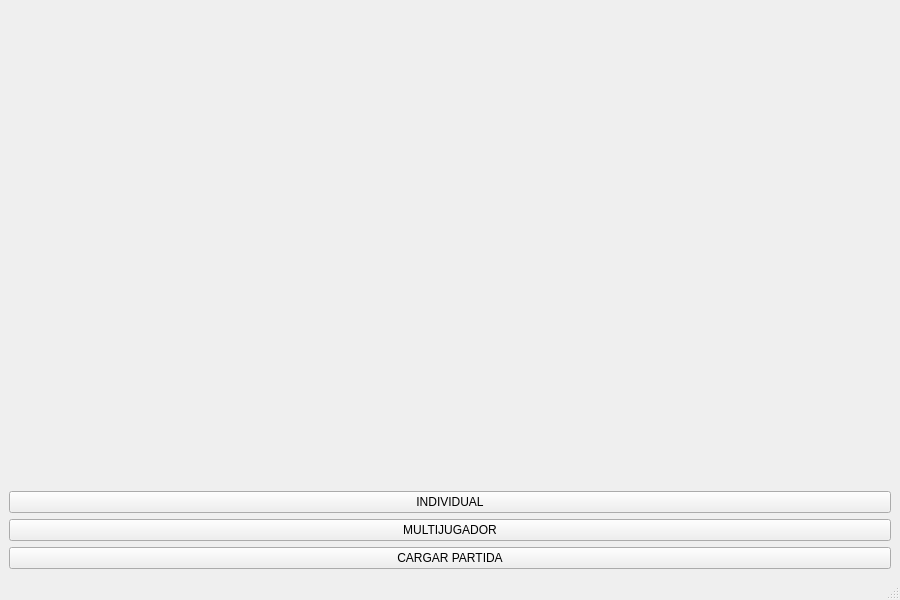
<?xml version="1.0" encoding="UTF-8"?>
<ui version="4.0">
 <class>ventanamodojuego</class>
 <widget class="QMainWindow" name="ventanamodojuego">
  <property name="geometry">
   <rect>
    <x>0</x>
    <y>0</y>
    <width>900</width>
    <height>600</height>
   </rect>
  </property>
  <property name="windowTitle">
   <string>DasLandDesSittich</string>
  </property>
  <property name="windowIcon">
   <iconset resource="Imagenes.qrc">
    <normaloff>:/Imagenes/principal_doble_diomedes.jpg</normaloff>:/Imagenes/principal_doble_diomedes.jpg</iconset>
  </property>
  <widget class="QWidget" name="centralwidget">
   <layout class="QVBoxLayout" name="verticalLayout">
    <item>
     <widget class="QLabel" name="label">
      <property name="text">
       <string/>
      </property>
      <property name="pixmap">
       <pixmap resource="Imagenes.qrc">:/Imagenes/Fondo 1.png</pixmap>
      </property>
      <property name="scaledContents">
       <bool>true</bool>
      </property>
     </widget>
    </item>
    <item>
     <widget class="QPushButton" name="Individual">
      <property name="cursor">
       <cursorShape>PointingHandCursor</cursorShape>
      </property>
      <property name="text">
       <string>INDIVIDUAL</string>
      </property>
     </widget>
    </item>
    <item>
     <widget class="QPushButton" name="Multijugador">
      <property name="cursor">
       <cursorShape>PointingHandCursor</cursorShape>
      </property>
      <property name="text">
       <string>MULTIJUGADOR</string>
      </property>
     </widget>
    </item>
    <item>
     <widget class="QPushButton" name="Cargar">
      <property name="cursor">
       <cursorShape>PointingHandCursor</cursorShape>
      </property>
      <property name="text">
       <string>CARGAR PARTIDA</string>
      </property>
     </widget>
    </item>
   </layout>
  </widget>
  <widget class="QMenuBar" name="menubar">
   <property name="geometry">
    <rect>
     <x>0</x>
     <y>0</y>
     <width>900</width>
     <height>20</height>
    </rect>
   </property>
  </widget>
  <widget class="QStatusBar" name="statusbar"/>
 </widget>
 <resources>
  <include location="Imagenes.qrc"/>
 </resources>
 <connections/>
</ui>
